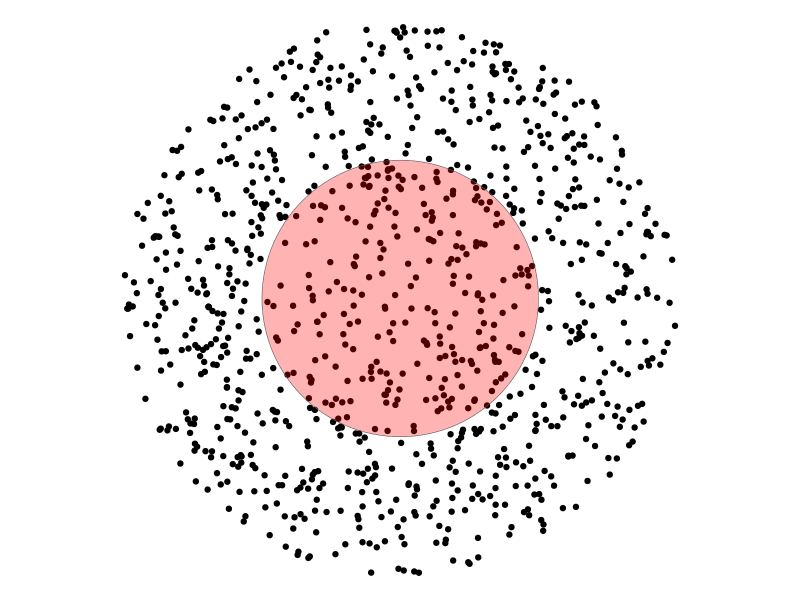
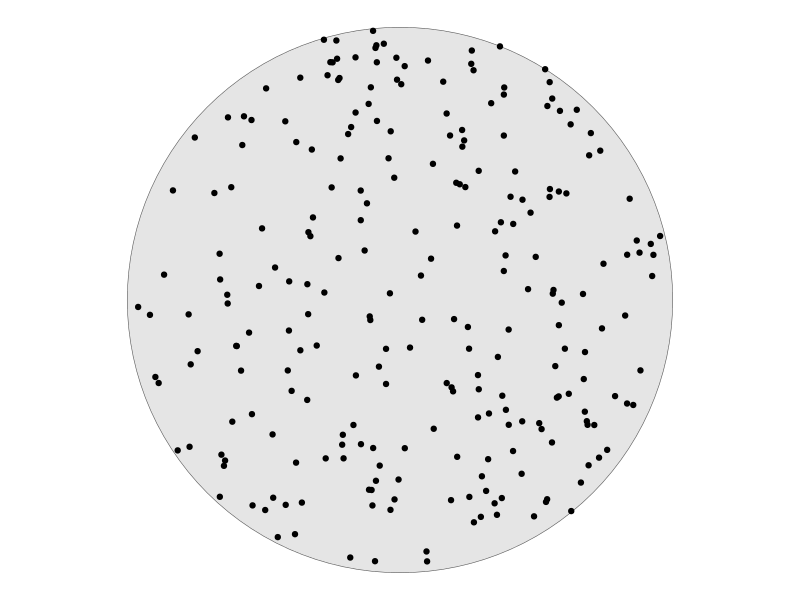

Write the R code that produced these figures, in order. (Note: this script raises an error after producing the figures.)
## ---- chunk 1
knitr::opts_chunk$set(echo = TRUE, cache = TRUE)
## ---- chunk 2

library(sf)
library(tidyverse)
library(microbenchmark)
library(cowplot)
library(ggridges)
monte_generoso <- st_buffer(st_sfc(st_point(c(722758.81,87648.67)),crs = 21781),1000)

points <- st_sample(st_buffer(monte_generoso,1000),1000,what = "centers")

ggplot() + 
  geom_sf(data = points)+
  geom_sf(data = monte_generoso,fill = "red",alpha = 0.3) + 
  theme_void()


## ---- chunk 3
points_filter1 <- points[st_within(points,monte_generoso,sparse = FALSE)[,1]]
points_filter2 <- points[st_contains(monte_generoso,points,sparse = FALSE)[1,]]
points_filter3 <- points[st_intersects(points,monte_generoso,sparse = FALSE)[,1]]
points_filter4 <- points[st_covered_by(points,monte_generoso,sparse = FALSE)[,1]]

ggplot()  + geom_sf(data = monte_generoso)+ geom_sf(data = points_filter1) + theme_void()

identical(points_filter1,points_filter2)
identical(points_filter1,points_filter3)
identical(points_filter1,points_filter4)

## ---- chunk 4
mbm  <- microbenchmark(
  intersects = st_intersects(monte_generoso,points),
  within = st_within(points,monte_generoso),
  contains = st_contains(monte_generoso,points),
  covered_by = st_covered_by(points,monte_generoso),
  times = 100
)

mbm$time <- microbenchmark:::convert_to_unit(mbm$time,"t")

mbm %>%
  mutate(
    expr = fct_reorder(expr,time,median,.desc = TRUE)
  ) %>%
  ggplot(aes(time,expr,fill = ..x..)) +
  geom_density_ridges_gradient(scale = 2, rel_min_height = 0.01) +
  scale_fill_viridis_c(option = "C")  +
  labs(y = "Function",x = paste0("Duration (in ",attr(mbm$time,"unit"),")")) +
  theme_minimal() +
  theme(legend.position="none")

## ---- chunk 5
mbm2 <- map_dfr(c(5e3,1e4,2e4),function(n_points){
  
  points <- st_sample(st_buffer(monte_generoso,1000),n_points,what = "centers")

  mbm  <- microbenchmark(
  intersects = st_intersects(monte_generoso,points),
  within = st_within(points,monte_generoso),
  contains = st_contains(monte_generoso,points),
  covered_by = st_covered_by(points,monte_generoso),
  times = 10
  )
  as.data.frame(mbm) %>%
    mutate(n = n_points)
})
## ---- chunk 6

mbm2$time <- microbenchmark:::convert_to_unit(mbm2$time,"t")



mbm2 %>%
  mutate(
    n = fct_reorder(formatC(n,big.mark = "'",format = "fg"),n),
    expr = fct_reorder(expr,time,median,.desc = TRUE)
    ) %>%
  ggplot(aes(time,expr,fill = n)) +
  geom_density_ridges_gradient(rel_min_height = 0.01) +
  scale_fill_manual(name = "Number of points", values = RColorBrewer::brewer.pal(3, "YlOrRd")) +
  labs(y = "Function",x = paste0("Duration (in ",attr(mbm$time,"unit"),")")) +
  theme_minimal() +
  theme(legend.position = "bottom")
  
